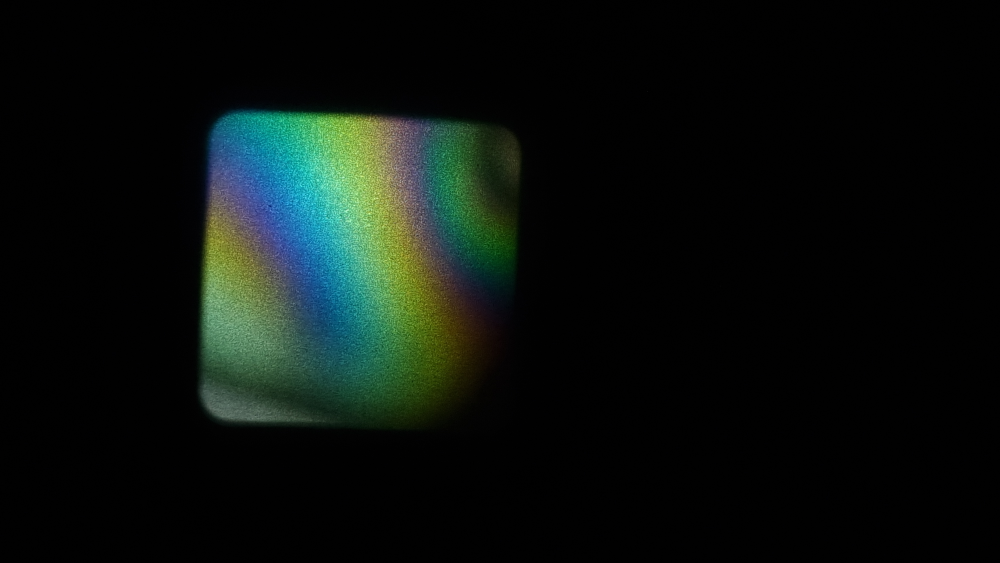
#> input picture Practica7_datos/0.jpg, 4000 x 2252 px (shown at 1/4 size); its folder holds 4 pictures in this run
$ python practica7-adicional-cal.py
#> lines starting #> are read from the running program, lines starting #| are printed output that depends on the picture
"""
Práctica 7 - Cálculo de elipses de polarización para todos los píxeles del ROI
Procesamiento paralelo con GPU usando CuPy
"""

import numpy as np
import pandas as pd
from PIL import Image
import os
from tqdm import tqdm
import time

# Try to import CuPy for GPU acceleration
try:
    import cupy as cp
    GPU_AVAILABLE = True
    print("GPU detected! Using CuPy for acceleration")
except ImportError:
    print("CuPy not available. Using NumPy (CPU only)")
    GPU_AVAILABLE = False
    cp = np  # Fallback to numpy

# ROI Configuration (same as notebook)
ROI_x = 990
ROI_y = 670
ROI_width = 780
ROI_height = 780

# Test mode: process only first N pixels
TEST_MODE = False
TEST_PIXELS = 10000

print(f"\n{'='*60}")
print(f"ROI Configuration:")
print(f"  Position: ({ROI_x}, {ROI_y})")
print(f"  Size: {ROI_width} × {ROI_height} pixels")
print(f"  Total pixels: {ROI_width * ROI_height:,}")
print(f"\nMode: {'TEST (first 1000 pixels)' if TEST_MODE else 'FULL ROI'}")
print(f"{'='*60}\n")


def load_all_images(angles):
    """Load all images and extract ROI for each angle"""
    print("Loading all images...")
    images_R = []
    images_G = []
    images_B = []

    for angle in tqdm(angles, desc="Loading images"):
        img_path = f"Practica7_datos/{angle}.jpg"
        if os.path.exists(img_path):
            img = Image.open(img_path)
#> img is the input picture: PIL image 4000x2252 RGB; mean R, G, B 10.7, 17.7, 13.9
            img_array = np.array(img)

            # Extract ROI
            roi = img_array[ROI_y:ROI_y+ROI_height, ROI_x:ROI_x+ROI_width]
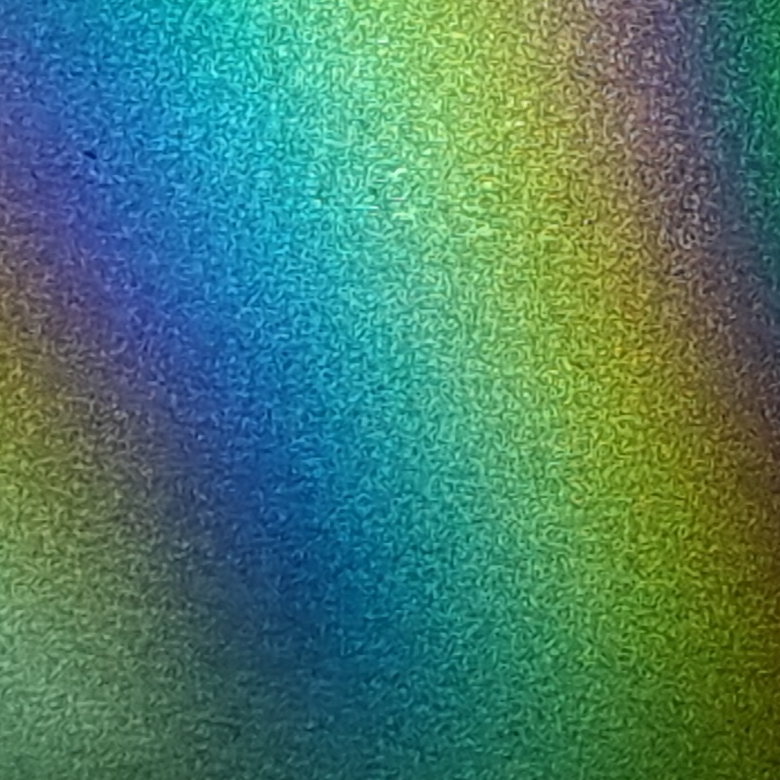
#> roi: shape (780, 780, 3); mean R, G, B 73.1, 125.7, 107.2

            # Separate channels
            images_R.append(roi[:, :, 0])
            images_G.append(roi[:, :, 1])
            images_B.append(roi[:, :, 2])
#> pass 2 of the loop in load_all_images, `for angle in tqdm(angles, desc="Loading images"):`:
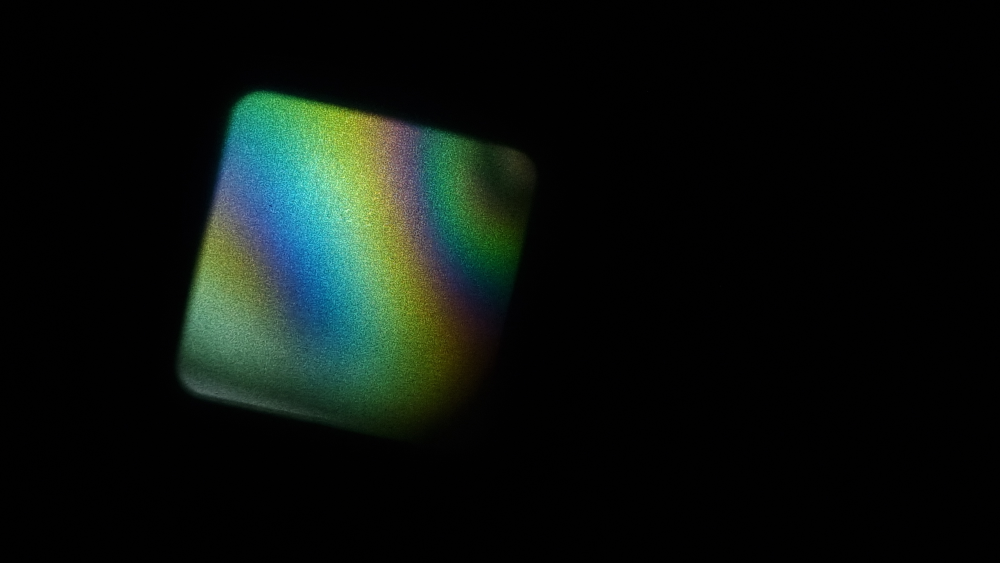
#> input picture Practica7_datos/10.jpg, 4000 x 2252 px (shown at 1/4 size)
#> in load_all_images, img is the input picture: PIL image 4000x2252 RGB; mean R, G, B 11.2, 18.3, 14.3
#> in load_all_images, `roi = img_array[ROI_y:ROI_y+ROI_height, ROI_x:ROI_x+ROI_width]`:
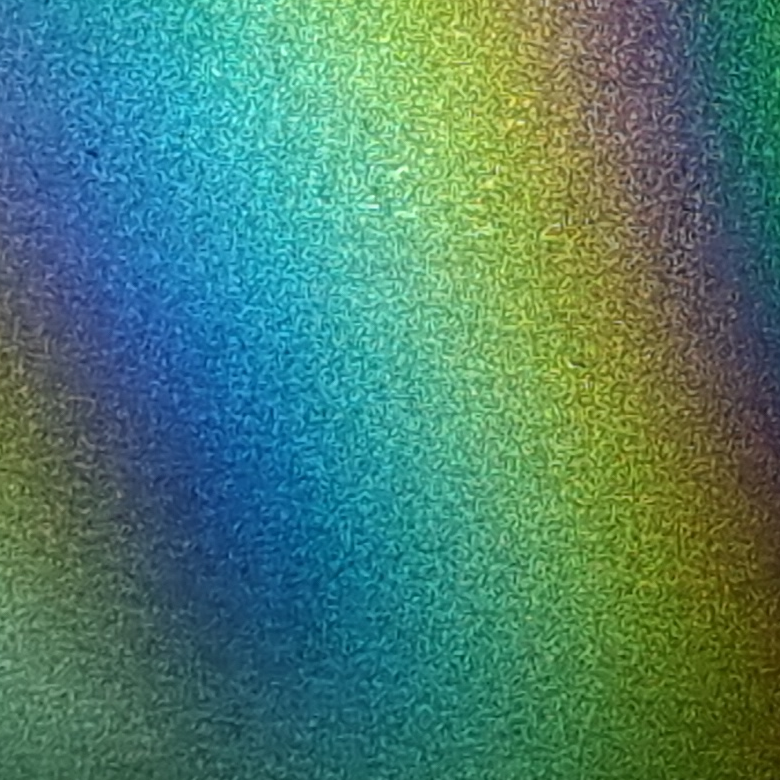
#> roi: shape (780, 780, 3); mean R, G, B 75.9, 127.9, 110.5

    # Stack into 3D arrays: (n_angles, height, width)
    images_R = np.stack(images_R, axis=0)
    images_G = np.stack(images_G, axis=0)
    images_B = np.stack(images_B, axis=0)

    print(f"Loaded {len(angles)} images")
    print(f"Shape per channel: {images_R.shape}")
#| Shape per channel: (4, 780, 780)

    return images_R, images_G, images_B, angles


def calculate_ellipse_params_gpu(E_values, angles):
    """
    Calculate ellipse parameters for a batch of pixels using GPU
    E_values: array of shape (n_pixels, n_angles)
    Returns: Emax, Emin, e, Phi, R2 arrays of shape (n_pixels,)
    """
    if GPU_AVAILABLE:
        E_values = cp.asarray(E_values)
        angles_array = cp.asarray(angles)
        xp = cp
    else:
        angles_array = np.array(angles)
        xp = np

    # Find minimum E value (minor axis) for each pixel
    min_idx = xp.argmin(E_values, axis=1)
    E_min = xp.take_along_axis(E_values, min_idx[:, None], axis=1).squeeze()

    # Get angle at minimum for each pixel - use advanced indexing
    n_pixels = E_values.shape[0]
    angle_min = angles_array[min_idx]

    # Calculate angles at ±90° from minimum
    angle_90_plus = (angle_min + 90) % 360
    angle_90_minus = (angle_min - 90) % 360

    # Find closest angles in dataset to ±90° positions
    diff_plus = xp.abs(angles_array[None, :] - angle_90_plus[:, None])
    diff_minus = xp.abs(angles_array[None, :] - angle_90_minus[:, None])
    idx_90_plus = xp.argmin(diff_plus, axis=1)
    idx_90_minus = xp.argmin(diff_minus, axis=1)

    # Get E values at ±90°
    E_90_plus = xp.take_along_axis(E_values, idx_90_plus[:, None], axis=1).squeeze()
    E_90_minus = xp.take_along_axis(E_values, idx_90_minus[:, None], axis=1).squeeze()

    # Choose the higher value as major axis
    use_plus = E_90_plus >= E_90_minus
    E_max = xp.where(use_plus, E_90_plus, E_90_minus)
    angle_max_idx = xp.where(use_plus, idx_90_plus, idx_90_minus)
    Phi = angles_array[angle_max_idx]

    # Calculate eccentricity
    e = xp.sqrt(xp.maximum(E_max**2 - E_min**2, 0)) / xp.maximum(E_max, 1e-10)

    # Calculate R² - goodness of fit
    # Ellipse equation: E(θ) = (a*b) / sqrt((b*cos(θ-φ))^2 + (a*sin(θ-φ))^2)
    # where a = E_max, b = E_min, φ = Phi
    angles_rad = xp.deg2rad(angles_array)
    Phi_rad = xp.deg2rad(Phi)

    # Calculate predicted E values for all angles
    # angles_rad: (n_angles,), Phi_rad: (n_pixels,)
    # Need broadcasting: (n_pixels, n_angles)
    theta_diff = angles_rad[None, :] - Phi_rad[:, None]  # (n_pixels, n_angles)

    a = E_max[:, None]  # (n_pixels, 1)
    b = E_min[:, None]  # (n_pixels, 1)

    denominator = xp.sqrt((b * xp.cos(theta_diff))**2 + (a * xp.sin(theta_diff))**2)
    E_predicted = (a * b) / xp.maximum(denominator, 1e-10)  # (n_pixels, n_angles)

    # Calculate R² using correlation coefficient squared (always between 0 and 1)
    # This measures how well the ellipse shape correlates with the data
    # R² = (correlation between E_measured and E_predicted)²

    # For each pixel, calculate correlation
    E_mean_measured = xp.mean(E_values, axis=1, keepdims=True)
    E_mean_predicted = xp.mean(E_predicted, axis=1, keepdims=True)

    numerator = xp.sum((E_values - E_mean_measured) * (E_predicted - E_mean_predicted), axis=1)
    denominator_measured = xp.sqrt(xp.sum((E_values - E_mean_measured)**2, axis=1))
    denominator_predicted = xp.sqrt(xp.sum((E_predicted - E_mean_predicted)**2, axis=1))

    # Pearson correlation coefficient
    r = numerator / xp.maximum(denominator_measured * denominator_predicted, 1e-10)

    # R² is the square of correlation coefficient (always 0 to 1)
    R2 = r**2

    # Clip to [0, 1] range to handle numerical errors
    R2 = xp.clip(R2, 0.0, 1.0)

    # Convert back to numpy if using GPU
    if GPU_AVAILABLE:
        E_max = cp.asnumpy(E_max)
        E_min = cp.asnumpy(E_min)
        e = cp.asnumpy(e)
        Phi = cp.asnumpy(Phi)
        R2 = cp.asnumpy(R2)

    return E_max, E_min, e, Phi, R2


def process_channel(images_channel, angles, channel_name, pixel_indices=None):
    """
    Process one channel: calculate ellipse parameters for all (or test) pixels
    images_channel: array of shape (n_angles, height, width)
    """
#> called with images_channel = array of shape (4, 780, 780), channel_name = 'Red'
    n_angles, height, width = images_channel.shape
#> n_angles = 4; height = 780; width = 780

    # Reshape to (n_angles, n_pixels)
    images_flat = images_channel.reshape(n_angles, -1)

    # Determine which pixels to process
    if pixel_indices is not None:
        images_flat = images_flat[:, pixel_indices]
        n_pixels = len(pixel_indices)
    else:
        n_pixels = images_flat.shape[1]
#> n_pixels = 608400

    print(f"\nProcessing {channel_name} channel...")
    print(f"  Pixels to process: {n_pixels:,}")
#|   Pixels to process: 608,400

    # Calculate E = sqrt(I) for all pixels at all angles
    print(f"  Calculating E = sqrt(I)...")
    E_values = np.sqrt(images_flat.astype(np.float32))  # Shape: (n_angles, n_pixels)
    E_values = E_values.T  # Shape: (n_pixels, n_angles)

    # Process in batches to manage memory
    batch_size = 10000 if GPU_AVAILABLE else 5000
    n_batches = int(np.ceil(n_pixels / batch_size))
#> n_batches = 61

    print(f"  Processing in {n_batches} batches of {batch_size} pixels...")
#> (printed output is left out)

    all_Emax = []
    all_Emin = []
    all_e = []
    all_Phi = []
    all_R2 = []

    for i in tqdm(range(n_batches), desc=f"  {channel_name} batches"):
        start_idx = i * batch_size
        end_idx = min((i + 1) * batch_size, n_pixels)

        E_batch = E_values[start_idx:end_idx]
        Emax, Emin, e, Phi, R2 = calculate_ellipse_params_gpu(E_batch, angles)

        all_Emax.append(Emax)
        all_Emin.append(Emin)
        all_e.append(e)
        all_Phi.append(Phi)
        all_R2.append(R2)

    # Concatenate results
    all_Emax = np.concatenate(all_Emax)
    all_Emin = np.concatenate(all_Emin)
    all_e = np.concatenate(all_e)
    all_Phi = np.concatenate(all_Phi)
    all_R2 = np.concatenate(all_R2)

    # Create pixel coordinates
    if pixel_indices is not None:
        y_coords = pixel_indices // width
        x_coords = pixel_indices % width
    else:
        y_coords, x_coords = np.divmod(np.arange(n_pixels), width)

    # Create DataFrame
    df = pd.DataFrame({
        'x': x_coords,
        'y': y_coords,
        'Emax': all_Emax,
        'Emin': all_Emin,
        'eccentricity': all_e,
        'Phi': all_Phi,
        'R2': all_R2
    })

    return df


def main():
    start_time = time.time()

    # Load all images
    angles = list(range(0, 370, 10))
    images_R, images_G, images_B, angles = load_all_images(angles)

    # Determine which pixels to process
    if TEST_MODE:
        # Select first TEST_PIXELS pixels
        pixel_indices = np.arange(TEST_PIXELS)
        print(f"\nTEST MODE: Processing first {TEST_PIXELS} pixels")
    else:
        pixel_indices = None
        print(f"\nFULL MODE: Processing all {ROI_width * ROI_height:,} pixels")

    # Create output directory
    os.makedirs("./Practica7_resultados", exist_ok=True)

    # Process each channel
    df_R = process_channel(images_R, angles, 'Red', pixel_indices)
    df_G = process_channel(images_G, angles, 'Green', pixel_indices)
    df_B = process_channel(images_B, angles, 'Blue', pixel_indices)

    # Save results
    output_R = "./Practica7_resultados/ellipses_red.csv"
    output_G = "./Practica7_resultados/ellipses_green.csv"
    output_B = "./Practica7_resultados/ellipses_blue.csv"

    print(f"\nSaving results...")
    df_R.to_csv(output_R, index=False)
    print(f"  Red channel saved to: {output_R}")

    df_G.to_csv(output_G, index=False)
    print(f"  Green channel saved to: {output_G}")

    df_B.to_csv(output_B, index=False)
    print(f"  Blue channel saved to: {output_B}")

    elapsed_time = time.time() - start_time
    print(f"\n{'='*60}")
    print(f"Processing complete!")
    print(f"Total time: {elapsed_time:.2f} seconds ({elapsed_time/60:.2f} minutes)")
    print(f"{'='*60}\n")

    # Display sample results
    print("\nSample results (first 10 pixels, Red channel):")
    print(df_R.head(10))

    print("\nStatistics (Red channel):")
    print(df_R.describe())


if __name__ == "__main__":
    main()
#> (the call stopped at in calculate_ellipse_params_gpu, `E_values = cp.asarray(E_values)`: cupy is not available in this run)
